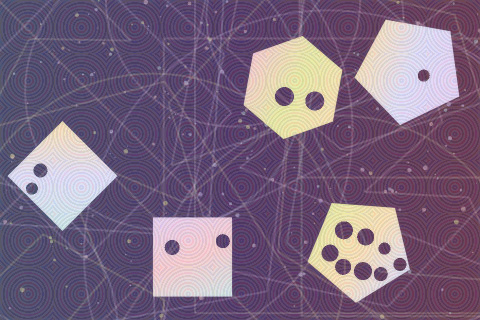
#> input picture ddd6d8add515201e0ed0313d7d21aef78cc96d026d16526d2d6fedb61f34165b.jpg, 480 x 320 px
$ python hole.py
#> lines starting #> are read from the running program, lines starting #| are printed output that depends on the picture; after the words box and inside, x2 and y2 are one past the last pixel; in counts of white or black regions, pixels touching at a corner belong together
import cv2, numpy as np


def proccess_holes(image_path):
    img = cv2.imread(image_path)
#> img is the input picture: shape (320, 480, 3); mean B, G, R 127.5, 101.9, 122.2
    gray = cv2.cvtColor(img, cv2.COLOR_BGR2GRAY)
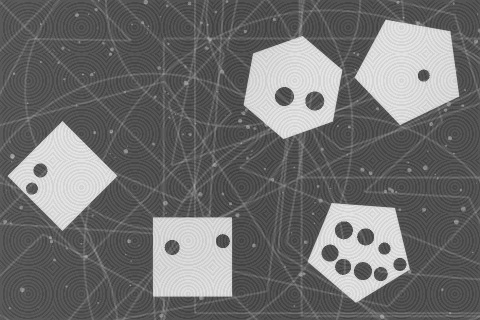
#> gray: shape (320, 480); min 57, max 240, mean 110.9
    _, thresh = cv2.threshold(gray, 0, 255, cv2.THRESH_BINARY_INV | cv2.THRESH_OTSU)
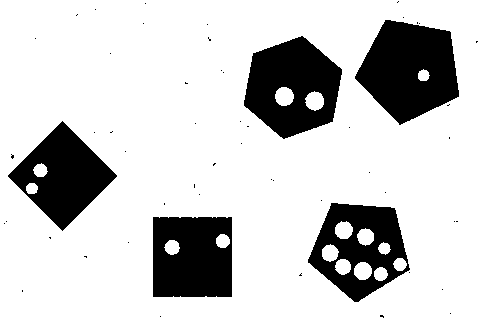
#> thresh: shape (320, 480); 79.7% white; 55 black regions (50 under 20 px)
    contours, hierarchy = cv2.findContours(thresh, cv2.RETR_TREE, cv2.CHAIN_APPROX_SIMPLE)
#> contours = 78 contours, 57 with area under 20; largest, box (x1, y1, x2, y2) and area: (0, 0, 480, 320) 152801, (354, 19, 460, 126) 7604, (243, 35, 343, 140) 7294, (307, 202, 411, 303) 7070, (152, 216, 233, 298) 6461
    if hierarchy is None:
        return (0, 0)
    hier = hierarchy[0]
    candidates = [i for i, h in enumerate(hier) if h[3] < 0]
#> candidates = [0]
    if not candidates:
        return (0, 0)
    areas = [cv2.contourArea(contours[i]) for i in candidates]
#> areas = [152801]
    bg_idx = candidates[int(np.argmax(areas))]
#> bg_idx = 0
    shape_idxs = [i for i, h in enumerate(hier) if h[3] == bg_idx]
#> shape_idxs = 62 values from 1 to 77
    hole_counts = {}
    for idx in shape_idxs:
        cnt = 0
        child = hier[idx][2]
        while child != -1:
            cnt += 1
            child = hier[child][0]
        hole_counts[idx] = cnt
#> this loop made 62 passes
#> idx on passes 17 to 28: 19, 28, 29, 30, 31, 32, 33, 34, 35, 36, 37, 38
#> after the loop, hole_counts = 62 items
    if not hole_counts:
        return (0, 0)
    max_idx = max(hole_counts, key=hole_counts.get)
#> max_idx = 19
    M = cv2.moments(contours[max_idx])
#> M = moments, m00 7070, centre m10/m00, m01/m00 = (359.5, 248.5)
    if M["m00"] != 0:
        cx = int(M["m10"] / M["m00"])
#> cx = 359
        cy = int(M["m01"] / M["m00"])
#> cy = 248
    else:
        cx, cy = 0, 0
    return cx, cy

path = "ddd6d8add515201e0ed0313d7d21aef78cc96d026d16526d2d6fedb61f34165b.jpg"
x, y = proccess_holes(path)
#> x = 359; y = 248
img = cv2.imread(path)
cv2.circle(img, (x, y), 10, (0, 0, 255), -1)
cv2.putText(img, f"({x},{y})", (x + 15, y), cv2.FONT_HERSHEY_SIMPLEX, 0.7, (0, 0, 255), 2)
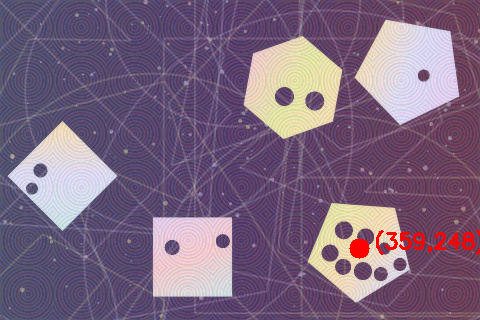
#> img: shape (320, 480, 3); mean B, G, R 126.5, 100.9, 123
cv2.imwrite("output_with_point.png", img)

$ run again, with image2.png saved as ddd6d8add515201e0ed0313d7d21aef78cc96d026d16526d2d6fedb61f34165b.jpg
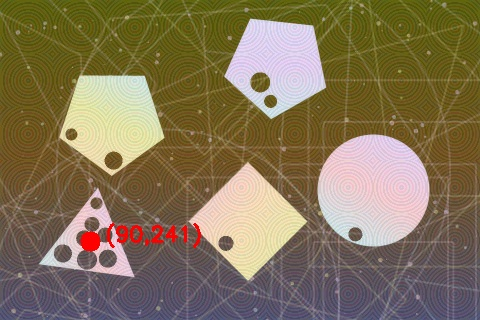
#> input picture image2.png, 480 x 320 px
#> in proccess_holes, img is the input picture: shape (320, 480, 3); mean B, G, R 86.5, 115.6, 131
#> in proccess_holes, `_, thresh = cv2.threshold(gray, 0, 255, cv2.THRESH_BINARY_INV | cv2.TH..`:
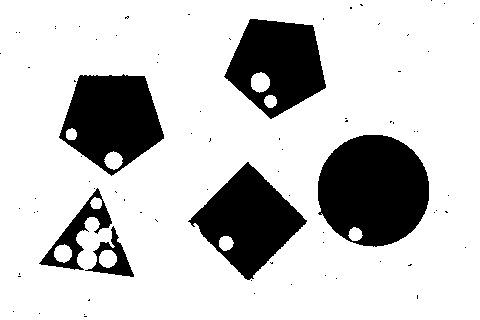
#> thresh: shape (320, 480); 78.8% white; 79 black regions (73 under 20 px)
#> contours = 98 contours, 82 with area under 20; largest, box (x1, y1, x2, y2) and area: (0, 0, 480, 320) 152799, (317, 134, 430, 248) 10001, (58, 73, 165, 177) 7470, (187, 161, 308, 281) 7218, (223, 18, 327, 120) 7072
#> candidates = [0]
#> areas = [152799]
#> bg_idx = 0
#> shape_idxs = 88 values from 1 to 97
#> the loop in proccess_holes, `for idx in shape_idxs:` made 88 passes
#> idx on passes 23 to 30: 24, 25, 26, 27, 28, 29, 30, 31
#> after the loop in proccess_holes, `for idx in shape_idxs:`: hole_counts = 88 items
#> max_idx = 41
#> M = moments, m00 2041.5, centre m10/m00, m01/m00 = (76.91, 234)
#> cx = 76
#> cy = 233
#> x = 76; y = 233
#> `cv2.putText(img, f"({x},{y})", (x + 15, y), cv2.FONT_HERSHEY_SIMPLEX, ..`:
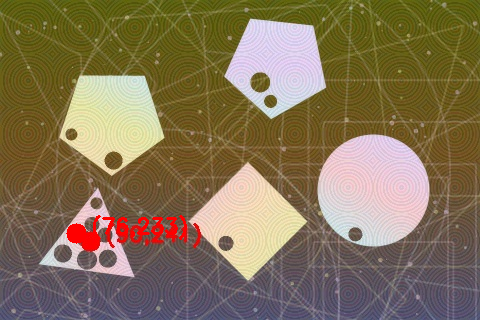
#> img: shape (320, 480, 3); mean B, G, R 85.9, 114.9, 131.5
